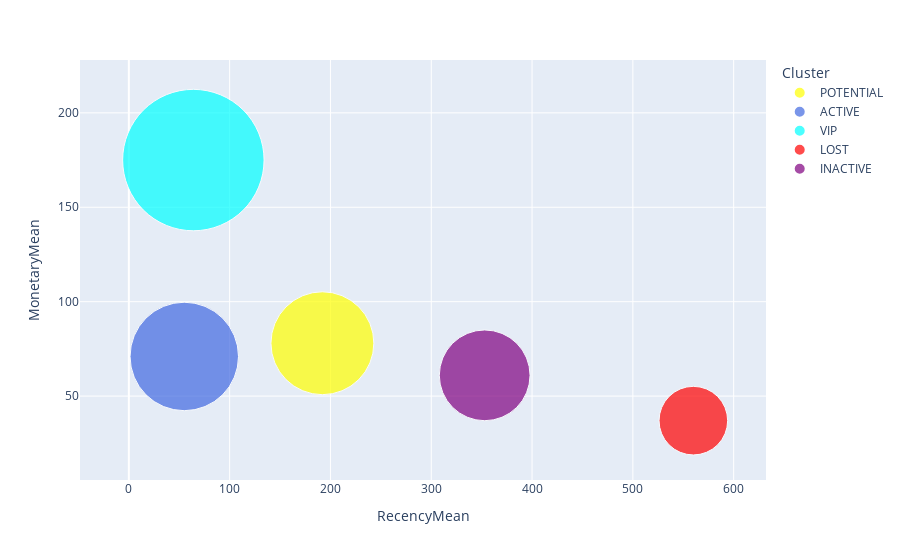

The cell this chart's notebook holds for it:
### Markdown cell above
=> Biểu đồ treemap sau khi phân cụm K-means với k=5 cho thấy sự phân bố rõ ràng của khách hàng, trong đó nhóm ACTIVE chiếm tỷ lệ lớn nhất (30.96%), tiếp theo là POTENTIAL (27.58%), trong khi nhóm VIP tuy chỉ chiếm 15.5% nhưng có giá trị đơn hàng và tần suất mua cao nhất.

### Code cell
import plotly.express as px

fig = px.scatter(rfm_agg2, x="RecencyMean", y="MonetaryMean", size="FrequencyMean", color="Cluster",
           hover_name="Cluster", size_max=100, color_discrete_map=colors_dict2)
fig.show()

### Figure 1 — Plotly figure (JSON) as saved in the notebook; plotly's stock layout.template omitted (floating-point values rounded to 4 significant figures)
{"data": [{"hovertemplate": "<b>%{hovertext}</b><br><br>Cluster=POTENTIAL<br>RecencyMean=%{x}<br>MonetaryMean=%{y}<br>FrequencyMean=%{marker.size}<extra></extra>", "hovertext": ["POTENTIAL"], "legendgroup": "POTENTIAL", "marker": {"color": "yellow", "size": [9], "sizemode": "area", "sizeref": 0.0017, "symbol": "circle"}, "mode": "markers", "name": "POTENTIAL", "orientation": "v", "showlegend": true, "type": "scatter", "x": [192], "xaxis": "x", "y": [78], "yaxis": "y"}, {"hovertemplate": "<b>%{hovertext}</b><br><br>Cluster=ACTIVE<br>RecencyMean=%{x}<br>MonetaryMean=%{y}<br>FrequencyMean=%{marker.size}<extra></extra>", "hovertext": ["ACTIVE"], "legendgroup": "ACTIVE", "marker": {"color": "royalblue", "size": [10], "sizemode": "area", "sizeref": 0.0017, "symbol": "circle"}, "mode": "markers", "name": "ACTIVE", "orientation": "v", "showlegend": true, "type": "scatter", "x": [55], "xaxis": "x", "y": [71], "yaxis": "y"}, {"hovertemplate": "<b>%{hovertext}</b><br><br>Cluster=VIP<br>RecencyMean=%{x}<br>MonetaryMean=%{y}<br>FrequencyMean=%{marker.size}<extra></extra>", "hovertext": ["VIP"], "legendgroup": "VIP", "marker": {"color": "cyan", "size": [17], "sizemode": "area", "sizeref": 0.0017, "symbol": "circle"}, "mode": "markers", "name": "VIP", "orientation": "v", "showlegend": true, "type": "scatter", "x": [64], "xaxis": "x", "y": [175], "yaxis": "y"}, {"hovertemplate": "<b>%{hovertext}</b><br><br>Cluster=LOST<br>RecencyMean=%{x}<br>MonetaryMean=%{y}<br>FrequencyMean=%{marker.size}<extra></extra>", "hovertext": ["LOST"], "legendgroup": "LOST", "marker": {"color": "red", "size": [4], "sizemode": "area", "sizeref": 0.0017, "symbol": "circle"}, "mode": "markers", "name": "LOST", "orientation": "v", "showlegend": true, "type": "scatter", "x": [560], "xaxis": "x", "y": [37], "yaxis": "y"}, {"hovertemplate": "<b>%{hovertext}</b><br><br>Cluster=INACTIVE<br>RecencyMean=%{x}<br>MonetaryMean=%{y}<br>FrequencyMean=%{marker.size}<extra></extra>", "hovertext": ["INACTIVE"], "legendgroup": "INACTIVE", "marker": {"color": "purple", "size": [7], "sizemode": "area", "sizeref": 0.0017, "symbol": "circle"}, "mode": "markers", "name": "INACTIVE", "orientation": "v", "showlegend": true, "type": "scatter", "x": [353], "xaxis": "x", "y": [61], "yaxis": "y"}], "layout": {"legend": {"itemsizing": "constant", "title": {"text": "Cluster"}, "tracegroupgap": 0}, "margin": {"t": 60}, "xaxis": {"anchor": "y", "domain": [0, 1], "title": {"text": "RecencyMean"}}, "yaxis": {"anchor": "x", "domain": [0, 1], "title": {"text": "MonetaryMean"}}}}
